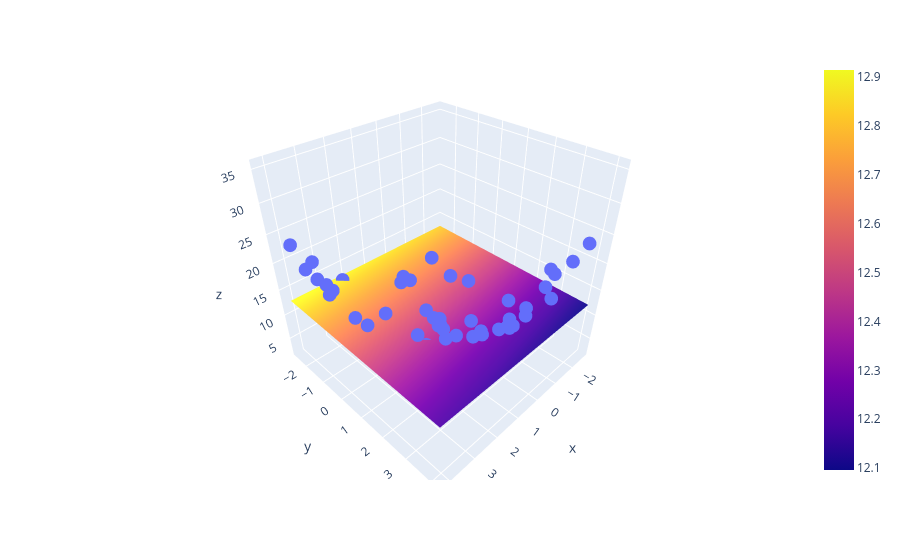

The notebook cell this image was saved under:
### Code cell
import plotly.graph_objects as go
fig = px.scatter_3d(df , x = X.ravel() , y = Y.ravel() , z= Z.ravel())

fig.add_trace(go.Surface(x = X_input , y = Y_input , z = Z_final))

fig.show()
